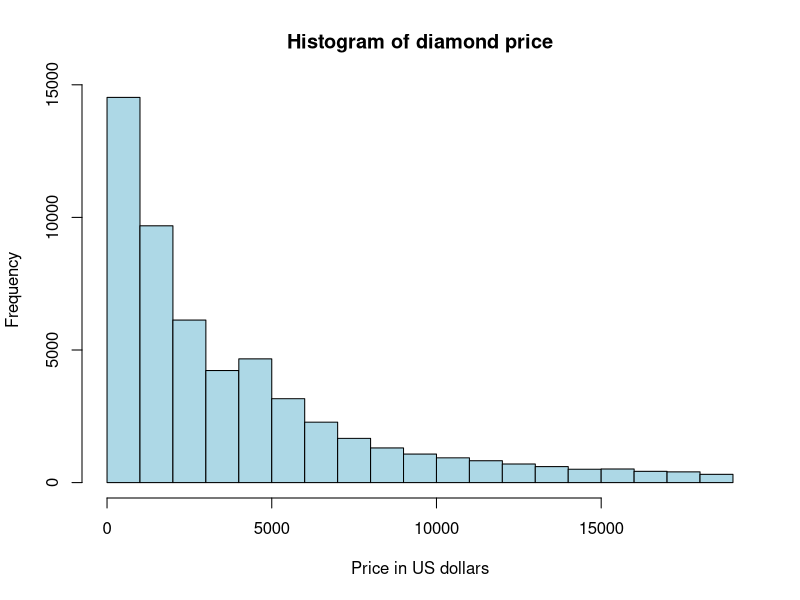
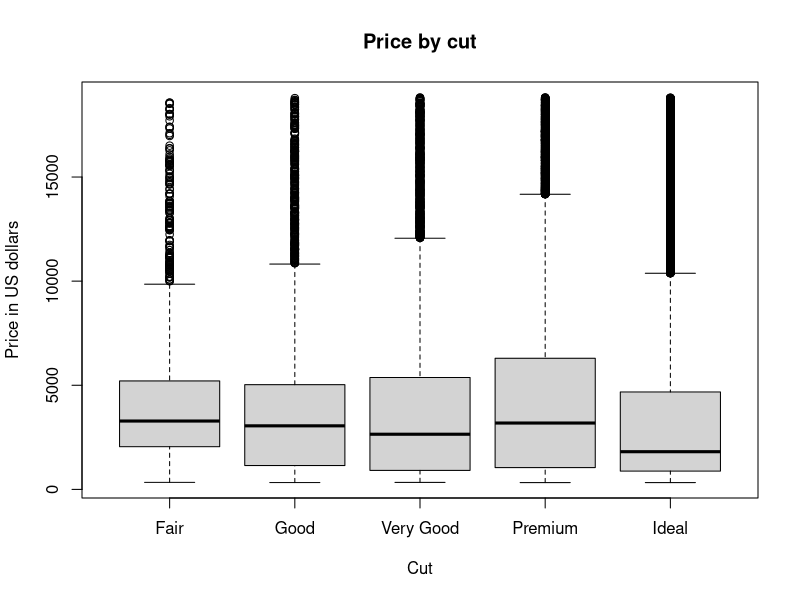
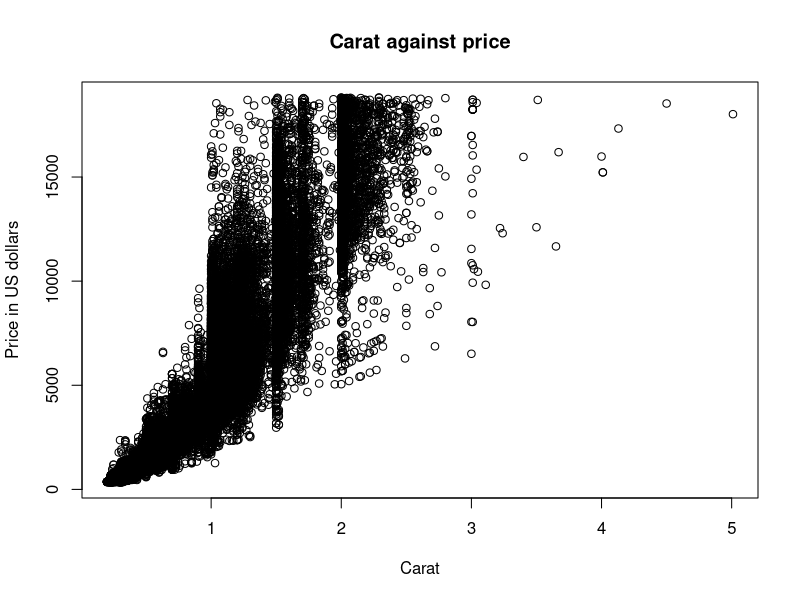
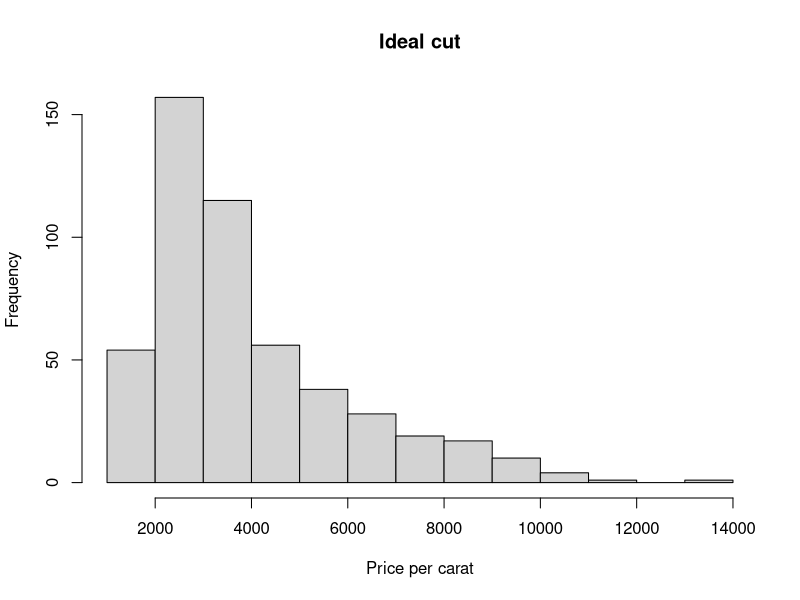
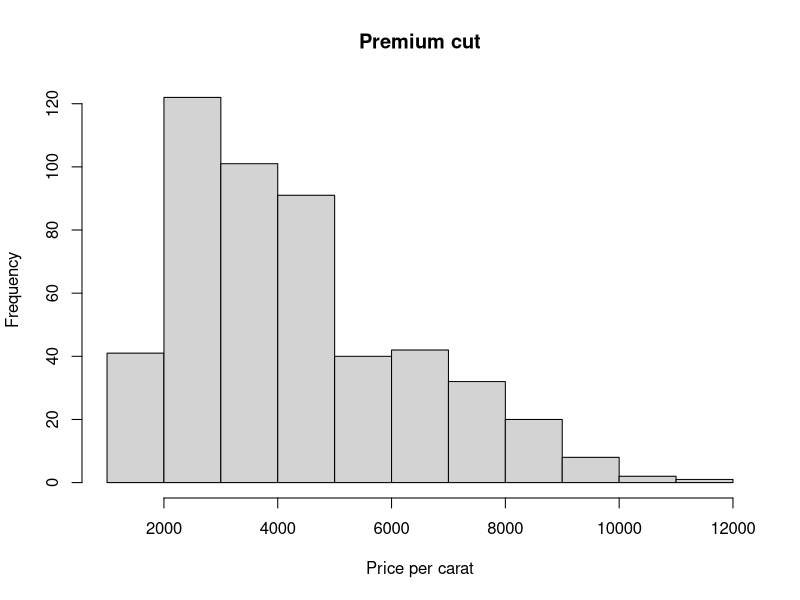
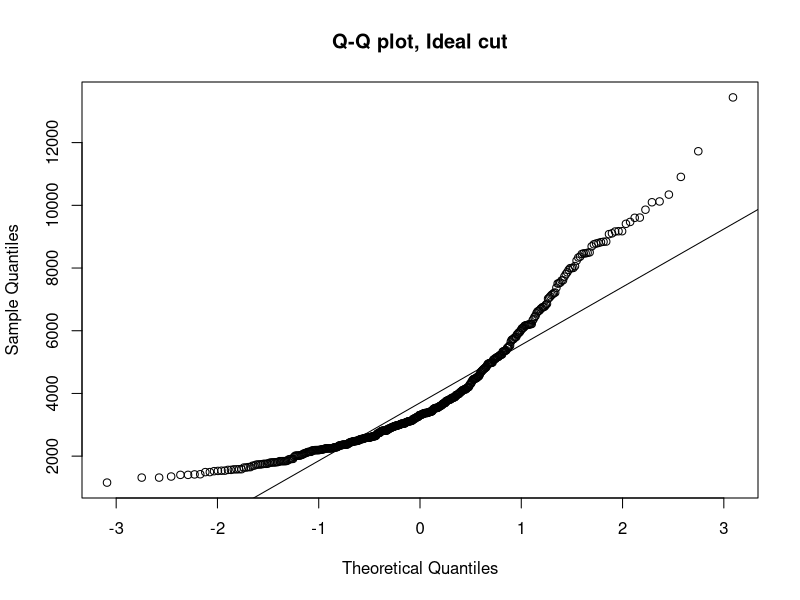
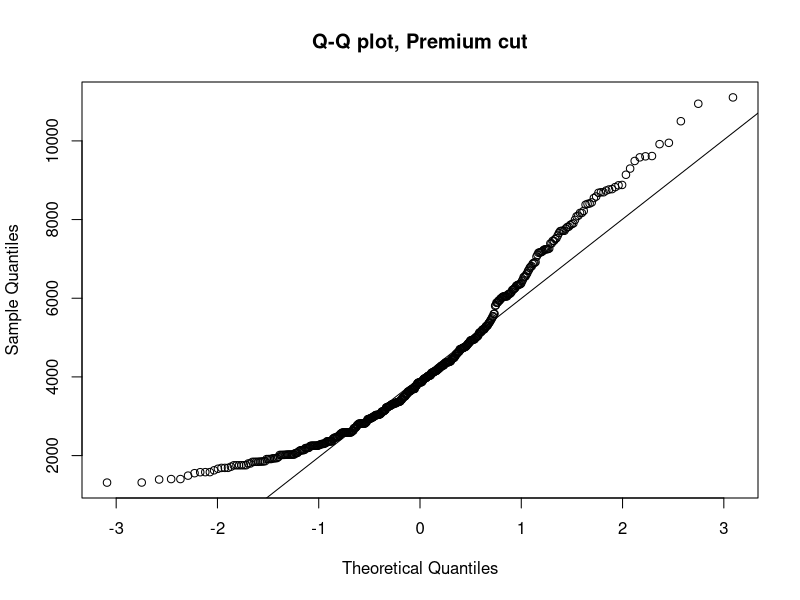
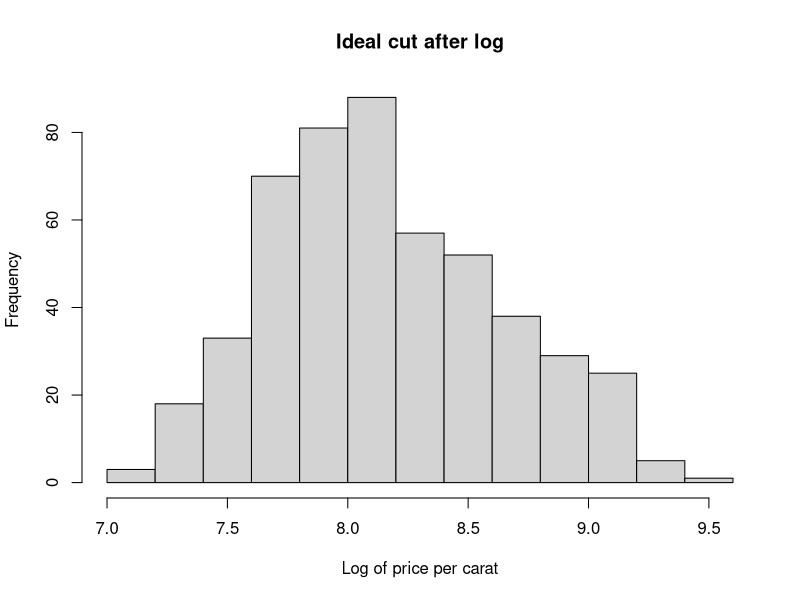

Generate these figures, in order, with R:
# B105 Applied Statistical Modeling
# Assignment: statistical analysis of the diamonds dataset
# Author: Hamza Khawti
# Business question:
# Does a diamond with an Ideal cut sell for more money per carat than
# a diamond with a Premium cut?
# How to run: open in R Studio and press Source.


# ---- 1. LOAD THE PACKAGE AND THE DATA ----

# install.packages("ggplot2")   

library(ggplot2)

data <- as.data.frame(diamonds)

head(data)
str(data)
nrow(data)     # 53940
ncol(data)     # 10


# ---- 2. DESCRIPTIVE STATISTICS ----

summary(data$price)
sd(data$price)

summary(data$carat)
sd(data$carat)

table(data$cut)

hist(data$price,
     main = "Histogram of diamond price",
     xlab = "Price in US dollars",
     col = "lightblue")

boxplot(price ~ cut,
        data = data,
        main = "Price by cut",
        xlab = "Cut",
        ylab = "Price in US dollars")

cor(data$carat, data$price)

plot(data$carat, data$price,
     main = "Carat against price",
     xlab = "Carat",
     ylab = "Price in US dollars")


# ---- 3. DATA CLEANING ----

sum(is.na(data))

# some rows have a size of 0 mm, so we remove them
nrow(data)
data <- data[data$x > 0 & data$y > 0 & data$z > 0, ]
nrow(data)

# new column: the price of one carat.
# bigger diamonds always cost more money, so we need a fair way to
# compare the two cut groups.
data$price_per_carat <- data$price / data$carat

summary(data$price_per_carat)


# ---- 4. KEEPING ONLY THE TWO GROUPS ----

two_groups <- data[data$cut == "Ideal" | data$cut == "Premium", ]
two_groups$cut <- factor(two_groups$cut, levels = c("Ideal", "Premium"))
table(two_groups$cut)


# ---- 5. SAMPLING (SYSTEMATIC SAMPLING) ----

# We take 500 diamonds from each group.
#
# We use systematic sampling 
ideal <- two_groups[two_groups$cut == "Ideal", ]
premium <- two_groups[two_groups$cut == "Premium", ]

nrow(ideal)      # 21548
nrow(premium)    # 13780

k_ideal <- floor(nrow(ideal) / 500)        # 43
k_premium <- floor(nrow(premium) / 500)    # 27

k_ideal
k_premium

rows_ideal <- seq(from = 1, by = k_ideal, length.out = 500)
rows_premium <- seq(from = 1, by = k_premium, length.out = 500)

ideal_sample <- ideal[rows_ideal, ]
premium_sample <- premium[rows_premium, ]

my_sample <- rbind(ideal_sample, premium_sample)

table(my_sample$cut)

# check that the sample looks like the full data
mean(two_groups$price_per_carat)
mean(my_sample$price_per_carat)

# statistics for each group
mean(ideal_sample$price_per_carat)
median(ideal_sample$price_per_carat)
sd(ideal_sample$price_per_carat)

mean(premium_sample$price_per_carat)
median(premium_sample$price_per_carat)
sd(premium_sample$price_per_carat)


# ---- 6. CHECK THE ASSUMPTIONS ----

# Assumption 1: each group is normal

hist(ideal_sample$price_per_carat,
     main = "Ideal cut", xlab = "Price per carat")
hist(premium_sample$price_per_carat,
     main = "Premium cut", xlab = "Price per carat")

qqnorm(ideal_sample$price_per_carat, main = "Q-Q plot, Ideal cut")
qqline(ideal_sample$price_per_carat)

qqnorm(premium_sample$price_per_carat, main = "Q-Q plot, Premium cut")
qqline(premium_sample$price_per_carat)

shapiro.test(ideal_sample$price_per_carat)
shapiro.test(premium_sample$price_per_carat)


my_sample$log_ppc <- log(my_sample$price_per_carat)

log_ideal <- my_sample$log_ppc[my_sample$cut == "Ideal"]
log_premium <- my_sample$log_ppc[my_sample$cut == "Premium"]

hist(log_ideal, main = "Ideal cut after log", xlab = "Log of price per carat")
hist(log_premium, main = "Premium cut after log", xlab = "Log of price per carat")

qqnorm(log_ideal, main = "Q-Q plot, Ideal cut after log")
qqline(log_ideal)

qqnorm(log_premium, main = "Q-Q plot, Premium cut after log")
qqline(log_premium)

shapiro.test(log_ideal)
shapiro.test(log_premium)

# Assumption 2: equal variance

var.test(log_ppc ~ cut, data = my_sample)

boxplot(log_ppc ~ cut,
        data = my_sample,
        main = "Log of price per carat by cut",
        xlab = "Cut",
        ylab = "Log of price per carat")

# Assumption 3: independence.
# Each row is a different diamond and no diamond is in both groups,

# ---- 7. APPLY THE T-TEST ----

# H0: the mean log price per carat is the same for both cuts
# H1: the mean log price per carat is different for the two cuts
# alpha = 0.05

result <- t.test(log_ppc ~ cut, data = my_sample, var.equal = FALSE)
result


# ---- 8. EFFECT SIZE (COHEN'S D) ----

# the p-value only says if there is a difference.
# Cohen's d says how big the difference is.

mean1 <- mean(log_ideal)
mean2 <- mean(log_premium)
sd1 <- sd(log_ideal)
sd2 <- sd(log_premium)
n1 <- length(log_ideal)
n2 <- length(log_premium)

pooled_sd <- sqrt(((n1 - 1) * sd1^2 + (n2 - 1) * sd2^2) / (n1 + n2 - 2))

cohens_d <- (mean1 - mean2) / pooled_sd
cohens_d


exp(mean1 - mean2)



wilcox.test(price_per_carat ~ cut, data = my_sample)


# ---- 10. WHY IS THE RESULT LIKE THIS? ----

# The two groups do not have the same average size.
# This is important for the discussion.

mean(ideal_sample$carat)
mean(premium_sample$carat)

mean(ideal_sample$price)
mean(premium_sample$price)

# bigger diamonds cost more per carat, so size explains part of
# the difference we found
cor(my_sample$carat, my_sample$price_per_carat)
